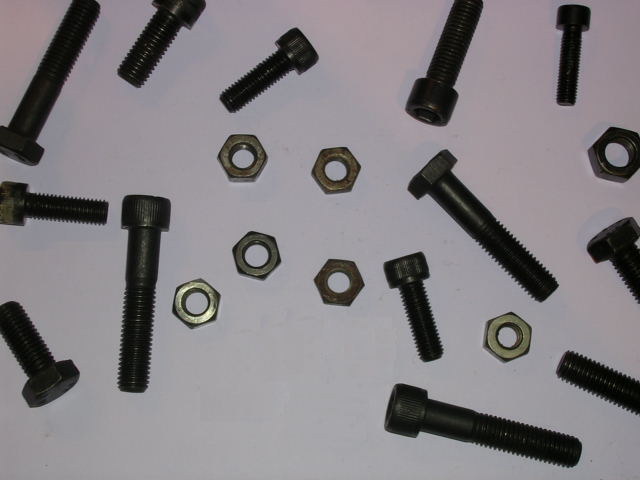
%> input picture Matlab/aula08/nuts2a.jpg, 640 x 480 px; the run also reads 1 picture not shown here
$ octave aula08.m   (GNU Octave 9; MATLAB toolbox functions it lacks are replaced by stand-ins)
%> lines starting %> are read from the running program, lines starting %| are printed output that depends on the picture; in (x1, y1, x2, y2) boxes, pixels count from 0 and x2, y2 are one past the last pixel; in counts of white or black regions, pixels touching at a corner belong together; the program's own positions count from 1
% SVPI
% Alexandre Rodrigues 92993
% Maio 2022
% Aula 08

exlist = {'ex1','ex2','ex3','ex4a','ex4b','ex5','ex6','ex7','ex8','ex9'};

if ismember('ex1',exlist)
%% Ex1
figure(1)

A = im2double(rgb2gray(imread("nuts2a.jpg")));
%> A: size 480x640 double; min 0, max 0.984, mean 0.506
B = ~imbinarize(A);
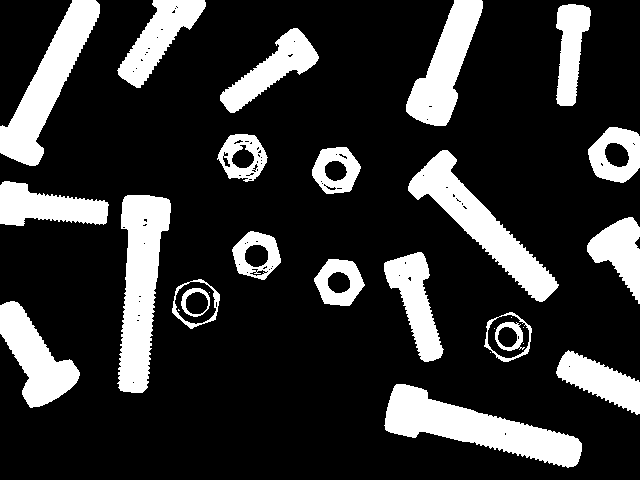
%> B: size 480x640 logical; 20.2% white; 29 white regions (7 under 20 px), largest, box (x1, y1, x2, y2) and area: (384, 384, 582, 468) 6906, (117, 195, 171, 393) 6578, (408, 150, 559, 302) 5883
B = imfill(B,"holes");
%> B: size 480x640 logical; 21.5% white; 21 white regions (1 under 20 px), largest, box (x1, y1, x2, y2) and area: (384, 384, 582, 468) 6908, (117, 195, 171, 393) 6601, (408, 150, 559, 302) 5905
C = imclearborder(B);

subplot(1,3,1)
imshow(A)
subplot(1,3,2)
imshow(B)
subplot(1,3,3)
imshow(C)

figure(101)
C = bwmorph(C,"close");
%> C: size 480x640 logical; 12.5% white; 12 white regions, largest, box (x1, y1, x2, y2) and area: (384, 384, 582, 468) 6966, (117, 195, 171, 393) 6685, (408, 150, 559, 302) 5935
[L,Nb] = bwlabel(C);
%> L: size 480x640 double; 13 distinct labels, from 0 to 12
%> Nb = 12

idx = 1;
for k=1:Nb
    D=(L==k);
    subplot(2,6,idx)
    imshow(D)
    idx = idx + 1;
end
%> this loop made 12 passes


end
if ismember('ex2',exlist)
%% Ex2
% close all
clearvars -except exlist
figure(2)

Argb = im2double(imread("traffic_signs.jpg"));
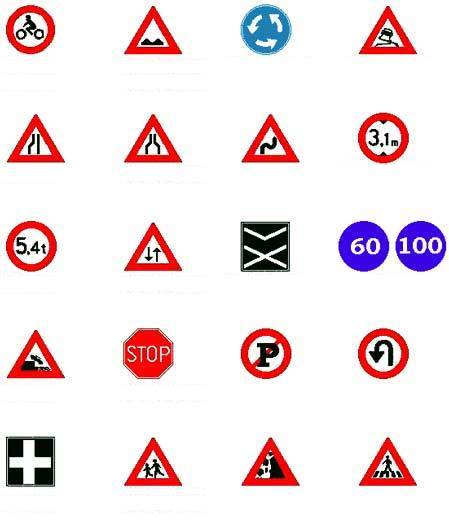
%> input picture Matlab/aula08/traffic_signs.jpg, 449 x 530 px
A = rgb2gray(Argb);
%> A: size 530x449 double

B = ~imbinarize(A);
%> B: size 530x449 logical; 12.1% white; 45 white regions (7 under 20 px), largest, box (x1, y1, x2, y2) and area: (240, 222, 290, 272) 1970, (123, 328, 173, 379) 1711, (338, 221, 389, 272) 1696

B = imfill(B,"holes");
%> B: size 530x449 logical; 15.9% white; 26 white regions (5 under 20 px), largest, box (x1, y1, x2, y2) and area: (6, 436, 55, 487) 2457, (240, 222, 290, 272) 2456, (123, 328, 173, 379) 2133


B = bwmorph(B,"close");
%> B: size 530x449 logical; 15.9% white; 21 white regions, largest, box (x1, y1, x2, y2) and area: (6, 436, 55, 487) 2459, (240, 222, 290, 272) 2458, (123, 328, 173, 379) 2138
[L,Nb] = bwlabel(B);
%> L: size 530x449 double; 22 distinct labels, from 0 to 21
%> Nb = 21

imshow(B)
hold on

idx = 1;
for k=1:Nb
    D=(L==k);

    Rprops = regionprops(D,"Centroid","Circularity");

    r = Rprops.Centroid(1);
    c = Rprops.Centroid(2);

    str1=['\bf \color{red}' num2str(idx)];
    str = sprintf('\\color{black}\\rm%0.3f',Rprops.Circularity);
%     text(r-5,c-7,num2str(idx),"FontSize",10,"Color","r",FontWeight="bold")
%     text(r-17,c+7,num2str(Rprops.Circularity,4),"FontSize",10)
    text(r,c,{str1,str},'HorizontalAlignment','center');
    idx = idx + 1;
end
%> this loop made 21 passes
%> (Rprops, r, c, str1, str) on passes 1 to 6: ({Centroid [31 30.2], Circularity 0.972}, 31.04, 30.24, '\bf \color{red}1', '\color{black}\rm0.972'), ({Centroid [31.9 246.9], Circularity 0.993}, 31.88, 246.9, '\bf \color{red}2', '\color{black}\rm0.993'), ({Centroid [31.1 462.4], Circularity 0.822}, 31.08, 462.4, '\bf \color{red}3', '\color{black}\rm0.822'), ({Centroid [36.4 146.7], Circularity 0.652}, 36.36, 146.7, '\bf \color{red}4', '\color{black}\rm0.652'), ({Centroid [36.4 362], Circularity 0.645}, 36.39, 362, '\bf \color{red}5', '\color{black}\rm0.645'), ({Centroid [148.6 354.1], Circularity 0.964}, 148.6, 354.1, '\bf \color{red}6', '\color{black}\rm0.964')


figure(102)

trLim = 0.7; % 0.676 min
cirLim = 0.9; % 0.94 min

s = regionprops(L,"Circularity");
%> s = 21 items; first 5, Circularity: 0.972, 0.993, 0.822, 0.652, 0.645
ff = [s.Circularity];
%> ff = 21 values, max 0.995 at index 16, min 0.641 at index 9, mean 0.804

triidx = find(ff<trLim);
%> triidx = [4 5 7 8 9 10 14 15 19 20]
ciridx = find(ff>cirLim);
%> ciridx = [1 2 6 12 13 16 17 18 21]
squidx = find(ff>trLim & ff<cirLim);
%> squidx = [3 11]

TRI = ismember(L,triidx);
%> TRI: size 530x449 logical; 6.3% white; 10 white regions, largest, box (x1, y1, x2, y2) and area: (7, 114, 65, 163) 1511, (124, 114, 182, 163) 1510, (242, 114, 300, 163) 1509
SQUA = ismember(L,squidx);
%> SQUA: size 530x449 logical; 2.1% white; 2 white regions, box (x1, y1, x2, y2) and area: (6, 436, 55, 487) 2459, (240, 222, 290, 272) 2458
CIRC = ismember(L,ciridx);
%> CIRC: size 530x449 logical; 7.6% white; 9 white regions, largest, box (x1, y1, x2, y2) and area: (123, 328, 173, 379) 2138, (338, 221, 389, 272) 2021, (358, 113, 409, 163) 2020

subplot(1,3,1)
imshow(TRI)
title('Triangles')

subplot(1,3,2)
imshow(CIRC)
title('Circles')

subplot(1,3,3)
imshow(SQUA)
title('Squares')

end
if ismember('ex3',exlist)
%% Ex3
clearvars -except exlist
figure(3)

Argb = im2double(imread("traffic_signs_jam1.jpg"));
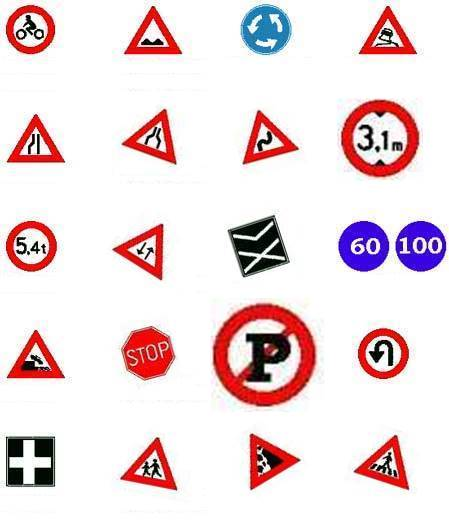
%> input picture Matlab/aula08/traffic_signs_jam1.jpg, 449 x 530 px
A = rgb2gray(Argb);

B = ~imbinarize(A);
%> B: size 530x449 logical; 14.8% white; 43 white regions (5 under 20 px), largest, box (x1, y1, x2, y2) and area: (213, 304, 316, 407) 5923, (341, 100, 419, 177) 2506, (228, 215, 290, 277) 2061
B = imfill(B,"holes");
%> B: size 530x449 logical; 19.7% white; 26 white regions (5 under 20 px), largest, box (x1, y1, x2, y2) and area: (213, 304, 316, 407) 8306, (341, 100, 419, 177) 4706, (228, 215, 290, 277) 2486
B = bwmorph(B,"close");

[L,Nb] = bwlabel(B);
%> L: size 530x449 double; 22 distinct labels, from 0 to 21


trLim = 0.7;
cirLim = 0.9;

s = regionprops(L,"Circularity");
%> s = 21 items; first 5, Circularity: 0.972, 0.99, 0.822, 0.651, 0.645
ff = [s.Circularity];
%> ff = 21 values, max 0.995 at index 16, min 0.625 at index 14, mean 0.798

triidx = find(ff<trLim);
%> triidx = [4 5 6 7 9 10 14 15 18 20]
ciridx = find(ff>cirLim);
%> ciridx = [1 2 8 11 13 16 17 19 21]
squidx = find(ff>trLim & ff<cirLim);
%> squidx = [3 12]

TRI = ismember(L,triidx);
%> TRI: size 530x449 logical; 6.3% white; 10 white regions, largest, box (x1, y1, x2, y2) and area: (7, 114, 65, 163) 1512, (250, 434, 300, 490) 1506, (120, 437, 177, 491) 1504
SQUA = ismember(L,squidx);
%> SQUA: size 530x449 logical; 2.1% white; 2 white regions, box (x1, y1, x2, y2) and area: (228, 215, 290, 277) 2486, (6, 436, 55, 487) 2459
CIRC = ismember(L,ciridx);
%> CIRC: size 530x449 logical; 11.4% white; 9 white regions, largest, box (x1, y1, x2, y2) and area: (213, 304, 316, 407) 8306, (341, 100, 419, 177) 4706, (121, 326, 175, 381) 2137

subplot(1,3,1)
imshow(TRI)
title('Triangles')

subplot(1,3,2)
imshow(CIRC)
title('Circles')

subplot(1,3,3)
imshow(SQUA)
title('Squares')

figure(103)

TRI = TRI.*Argb;
%> TRI: size 530x449x3 double
CIRC = CIRC.*Argb;
%> CIRC: size 530x449x3 double
SQUA = SQUA.*Argb;
%> SQUA: size 530x449x3 double

subplot(1,3,1)
imshow(TRI)
title('Triangles')

subplot(1,3,2)
imshow(CIRC)
title('Circles')

subplot(1,3,3)
imshow(SQUA)
title('Squares')

end
if ismember('ex4a',exlist)
%% Ex4a
clearvars -except exlist
figure(4)

A = im2double(imread("talheres_individuais.jpg"));
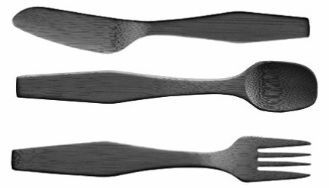
%> input picture Matlab/aula08/talheres_individuais.jpg, 329 x 188 px
%> A: size 188x329 double; min 0, max 1, mean 0.72

B = ~imbinarize(A);
%> B: size 188x329 logical; 39.1% white; 3 white regions, box (x1, y1, x2, y2) and area: (16, 61, 318, 113) 8499, (11, 136, 311, 183) 7873, (12, 7, 310, 53) 7784

[L,Nb] = bwlabel(B);
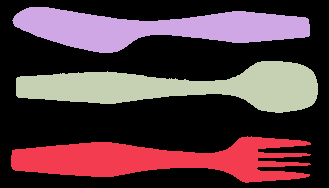
%> L: size 188x329 double; 4 distinct labels, from 0 to 3; one colour per label, 0 black
%> Nb = 3

idx = 1;
for k=1:Nb
    D=(L==k);
    subplot(1,3,idx)
    imshow(D)

    Rprops = regionprops(D,"Solidity","Circularity");

    xlabel(sprintf("Solidity=%.4f\nForm Factor=%.4f",Rprops.Solidity,Rprops.Circularity))
    idx = idx + 1;
end
%> this loop made 3 passes
%> Rprops on passes 1 to 3: {Circularity 0.109, Solidity 0.693}, {Circularity 0.244, Solidity 0.755}, {Circularity 0.241, Solidity 0.722}


end
if ismember('ex4b',exlist)
%% Ex4b   FALHA AINDA
clearvars -except exlist
figure(204)

SolGarfo = 0.6935;
SolFaca = 0.7561;
SolColher = 0.7220;

FormGarfo = 0.1098;
FormFaca = 0.2468;
FormColher = 0.2433;

A = im2double(imread("talheres.jpg"));
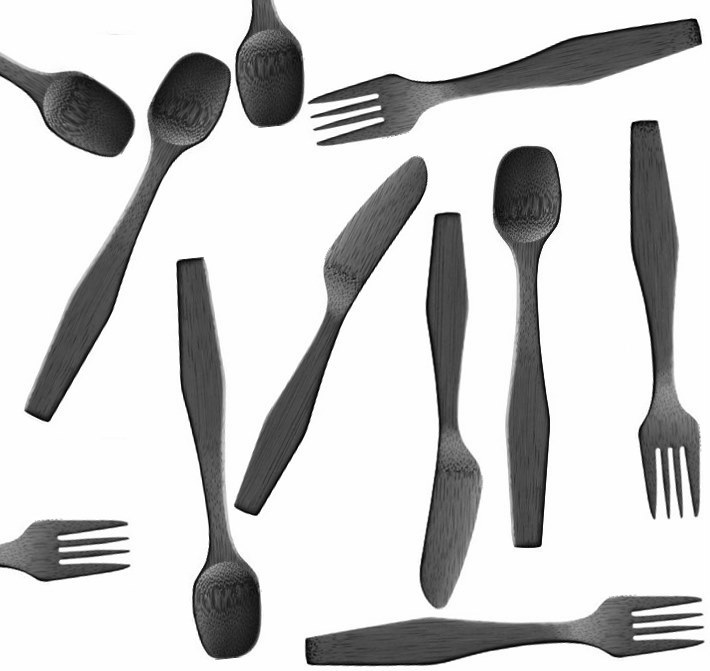
%> input picture Matlab/aula08/talheres.jpg, 710 x 671 px
%> A: size 671x710 double; min 0, max 1, mean 0.796
B = ~imbinarize(A);
%> B: size 671x710 logical; 28% white; 11 white regions, largest, box (x1, y1, x2, y2) and area: (176, 257, 261, 660) 15048, (24, 53, 231, 422) 15045, (493, 146, 562, 548) 15021
B = imclearborder(B);
%> B: size 671x710 logical; 24.1% white; 8 white regions

[L,Nb] = bwlabel(B);
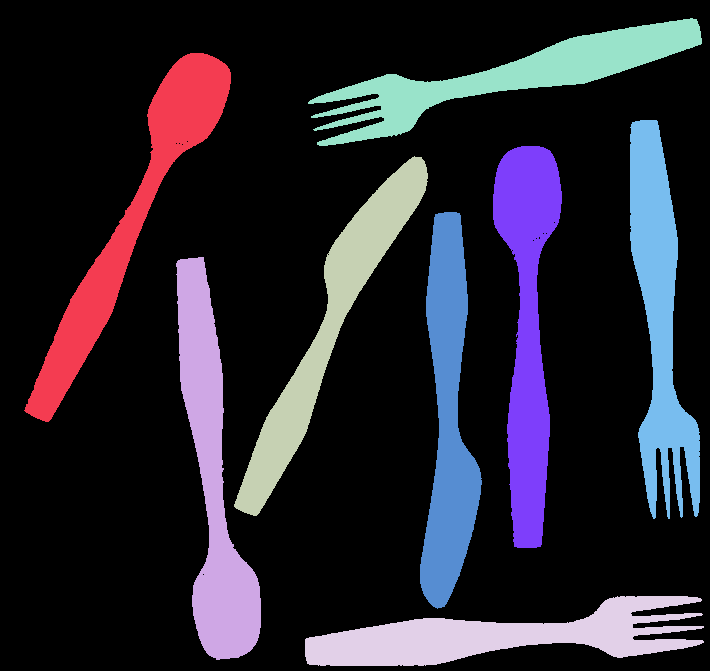
%> L: size 671x710 double; 9 distinct labels, from 0 to 8; one colour per label, 0 black
%> Nb = 8

StatsGarfo = repmat([SolGarfo;FormGarfo],[1 Nb]);
%> StatsGarfo = [0.694 0.694 0.694 0.694 0.694 0.694 0.694 0.694; 0.11 0.11 0.11 0.11 0.11 0.11 0.11 0.11]
StatsFaca = repmat([SolFaca;FormFaca],[1 Nb]);
%> StatsFaca = [0.756 0.756 0.756 0.756 0.756 0.756 0.756 0.756; 0.247 0.247 0.247 0.247 0.247 0.247 0.247 0.247]
StatsColher = repmat([SolColher;FormColher],[1 Nb]);
%> StatsColher = [0.722 0.722 0.722 0.722 0.722 0.722 0.722 0.722; 0.243 0.243 0.243 0.243 0.243 0.243 0.243 0.243]

s = regionprops(L,"Solidity","Circularity");
%> s = 8 regions; Circularity and Solidity: 0.239 0.725, 0.238 0.722, 0.242 0.754, 0.108 0.698, 0.106 0.692, 0.243 0.756, 0.236 0.724, 0.108 0.698
ff = [s.Solidity; s.Circularity];
%> ff = [0.725 0.722 0.754 0.698 0.692 0.756 0.724 0.698; 0.239 0.238 0.242 0.108 0.106 0.243 0.236 0.108]

erroGarfo = abs(ff-StatsGarfo)./StatsGarfo;
%> erroGarfo = [0.046 0.0412 0.0878 0.00713 0.00177 0.0904 0.0434 0.0071; 1.18 1.17 1.21 0.0209 0.035 1.21 1.15 0.0158]
erroFaca = abs(ff-StatsFaca)./StatsFaca;
%> erroFaca = [0.0406 0.045 0.00228 0.0763 0.0844 0.000114 0.043 0.0763; 0.0318 0.0354 0.0184 0.564 0.571 0.0161 0.0434 0.562]
erroColher = abs(ff-StatsColher)./StatsColher;
%> erroColher = [0.00467 0.000101 0.0448 0.0326 0.0412 0.0473 0.0022 0.0327; 0.0178 0.0215 0.00426 0.558 0.564 0.00199 0.0296 0.556]


Garfoidx = find(all(erroGarfo<0.05));
%> Garfoidx = [4 5 8]
Colheridx = find(all(erroColher<0.05 & erroColher<erroFaca));
%> Colheridx = [1 2 7]
% Facaidx = find(all(erroFaca<0.05 & erroFaca<erroColher));
Facaidx = [];
% Garfoidx = [];
% Colheridx = [];
for i=1:Nb
% [7 lines of commented-out code are left out]
    if ~ismember(i,Garfoidx) && ~ismember(i,Colheridx)
        Facaidx = [Facaidx i];
    end
end
%> this loop made 8 passes
%> Facaidx on passes 3, 6: 3, [3 6]
% Colheridx = find(all(erroColher<0.05));

Garfos = ismember(L,Garfoidx);
Facas = ismember(L,Facaidx);
Colheres = ismember(L,Colheridx);


subplot(1,3,1)
imshow(Garfos)
title('Garfos')

subplot(1,3,2)
imshow(Colheres)
title('Colheres')

subplot(1,3,3)
imshow(Facas)
title('Facas')


end
if ismember('ex5',exlist)
%% Ex5
clearvars -except exlist
figure(5)

Argb = im2double(imread("Seq1\TP2_img_01_01.png"));
A = rgb2gray(Argb);
B = imbinarize(A,0.01);
B = imclearborder(B);
B = bwareaopen(B,100);
C = imfill(B,"holes");

subplot(1,2,1)
imshow(Argb)

subplot(1,2,2)
imshow(B)


end
if ismember('ex6',exlist)
%% Ex6
clearvars -except exlist
figure(6)

Argb = im2double(imread("Seq1\TP2_img_01_01.png"));
A = rgb2gray(Argb);
B = imbinarize(A,0.01);
B = imclearborder(B);
B = bwareaopen(B,100);
% C = imfill(B,"holes");
B = bwmorph(B,"close",inf);

[L,Nb] = bwlabel(B);
%> Nb = 19
s = regionprops(L,"EulerNumber");
%> s = 19 regions; first 5, EulerNumber: 0, 1, 1, 0, 0
ff = [s.EulerNumber];
%> ff = 19 values, max 1 at index 2, min -1 at index 8, mean 0.316

idx2 = find(ff == -1);
%> idx2 = [8 11]
euler2 = (ismember( L,idx2));
subplot(1,3,1), imshow(euler2);

idx1 = find( ff == 0);
%> idx1 = [1 4 5 6 12 16 17 18 19]
euler1 = (ismember( L,idx1));
subplot(1,3,2), imshow(euler1);

idx0 = find( ff == 1);
%> idx0 = [2 3 7 9 10 13 14 15]
euler0 = (ismember( L,idx0));
subplot(1,3,3), imshow(euler0);


end

if ismember('ex7',exlist)
%% Ex7
clearvars -except exlist
figure(7)

Argb = im2double(imread("Seq1\TP2_img_01_01.png"));
A = rgb2gray(Argb);
B = imbinarize(A,0.01);
B = imclearborder(B);
B = bwareaopen(B,100);
% C = imfill(B,"holes");
B = bwmorph(B,"close",inf);


L=bwlabel(B); %obter matriz de 'labels'
s=regionprops(L,'All'); %obter lista das propriedades todas
%> s = 19 regions; largest, box (x1, y1, x2, y2), Area, Centroid, MajorAxisLength, MinorAxisLength and Eccentricity: (168, 576, 208, 723) 4285 [188.4 648.6] 160.3 38.22 0.971, (788, 354, 847, 524) 4282 [813.3 450.2] 176.5 37.28 0.977, (429, 230, 527, 399) 4213 [475.7 320.8] 177.6 59.35 0.943
soli=[0 0.5 0.6 0.7 1]; %limites dos intervalos
lins=2; cols=2; %medidas para o subplot

for i=2:numel(soli)
    idx=find([s.Solidity]>soli(i-1)&[s.Solidity]<=soli(i));
    m=ismember(L,idx); %imagem binaria dos objetos detetados
    subplot(lins,cols,i-1); imshow(m);
    str=sprintf('Sol>%0.2f&Sol<=%0.2f',soli(i-1),soli(i));
    title(str);
end
%> this loop made 4 passes
%> idx on passes 1 to 4: [8 11], [1 3 5 9 10 12 16 17 18], [13 14], [2 4 6 7 15 19]

end

if ismember('ex8',exlist)
%% Ex8
clearvars -except exlist
figure(8)

Argb = im2double(imread("Seq1\TP2_img_01_01.png"));
A = rgb2gray(Argb);
B = imbinarize(A,0.01);
B = imclearborder(B);
B = bwareaopen(B,100);
% C = imfill(B,"holes");
B = bwmorph(B,"close",inf);


L=bwlabel(B); %obter matriz de 'labels'
s=regionprops(L,'All'); %obter lista das propriedades todas

inters=[0 0.94 0.96 0.98 1]; %limites dos intervalos
lins=2; cols=2; %medidas para o subplot

for i=2:numel(inters)
    idx=find([s.Eccentricity]>inters(i-1)&[s.Eccentricity]<=inters(i));
    m=ismember(L,idx); %imagem binaria dos objetos detetados
    subplot(lins,cols,i-1); imshow(m);
    str=sprintf('ecce>%0.2f&ecce<=%0.2f',inters(i-1),inters(i));
    title(str);
end
%> this loop made 4 passes
%> idx on passes 1 to 4: [8 11], [10 13], [4 6 19], [1 2 3 5 7 9 12 14 15 16 17 18]

end

if ismember('ex9',exlist)
%% Ex9
clearvars -except exlist
figure(9)

Argb = im2double(imread("Seq1\TP2_img_01_01.png"));
A = rgb2gray(Argb);
B = imbinarize(A,0.01);
B = imclearborder(B);
B = bwareaopen(B,100);
% C = imfill(B,"holes");
B = bwmorph(B,"close",inf);


L=bwlabel(B); %obter matriz de 'labels'
s=regionprops(L,'All'); %obter lista das propriedades todas

inters=[0 0.15 0.2 0.3 1]; %limites dos intervalos
lins=2; cols=2; %medidas para o subplot

ff = [s.Circularity];
%> ff = 19 values, max 0.431 at index 6, min 0.12 at index 8, mean 0.246

for i=2:numel(inters)
    idx=find(ff>inters(i-1)&ff<=inters(i));
    m=ismember(L,idx); %imagem binaria dos objetos detetados
    subplot(lins,cols,i-1); imshow(m);
    str=sprintf('Cir>%0.2f&Cir<=%0.2f',inters(i-1),inters(i));
    title(str);
end
%> this loop made 4 passes
%> idx on passes 1 to 4: [8 11], [5 9 10], [1 2 3 7 12 13 14 16 17 18], [4 6 15 19]


end
